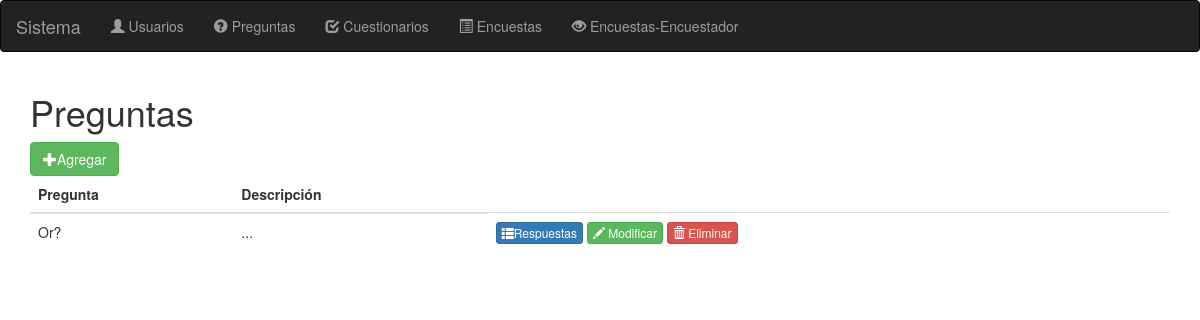
The page /index.php/pregunta on the database as committed earlier.
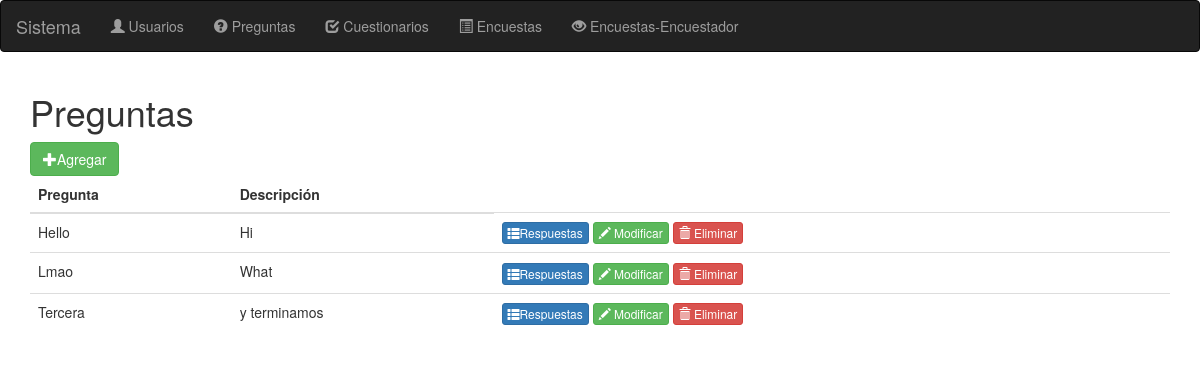
The same page on the database as committed later.
### tables this page shows
CREATE TABLE `pregunta` (
  `idPregunta` int(11) NOT NULL,
  `nombreCortoPregunta` varchar(200) NOT NULL,
  `descripcionPregunta` varchar(4000) NOT NULL
);

### application/controllers/pregunta.php (called while the page is built, shortened)
<?php
class Pregunta extends CI_Controller {
		function __construct(){
		$this->load->helper('form');
		$this->load->model('modelo_pregunta');
	}
	public function index(){
				$data['preguntas'] = $this->modelo_pregunta->obtenerPreguntas();
                $this->load->view('headers');
                $this->load->view('navbar');
				$this->load->view('pregunta/listaPreguntas',$data);
                $this->load->view('footer');
	}
}

### index.php (called while the page is built, shortened)
<?php
require_once BASEPATH.'core/CodeIgniter.php';

### application/models/modelo_pregunta.php (called while the page is built, shortened)
<?php if ( ! defined('BASEPATH')) exit ('No direct script access allowed');
class Modelo_pregunta extends CI_Model {
	function obtenerPreguntas(){
		$query = $this->db->get('pregunta');
		if($query -> num_rows() > 0) return $query;
		else return false;
	}
}
?>

### application/views/pregunta/listaPreguntas.php (the view, shortened to what this page needs)
    <?= form_open("/pregunta/recibirDatos") ?>
<div class="container">
    <div class="col-4">
        <h1>Preguntas</h1>
        <button type="submit" class="btn btn-success"><span class="glyphicon glyphicon-plus"></span>Agregar</button>
    </div>
            <table class="table">
                <thead>
                     <tr>
                        <th scope="col">Pregunta</th>
                        <th scope="col">Descripción</th>
                    </tr>
                </thead>
                <tbody>
                <?php
                    if($preguntas){
                        foreach ($preguntas->result() as $pregunta) { ?>
                    <tr>
                        <td><?php echo $pregunta->nombreCortoPregunta; ?></td>
                        <td><?php echo $pregunta->descripcionPregunta; ?></td>
                        <td>
                            <a class="btn btn-xs btn-primary" href="<?= base_url('/respuesta/verRespuestas/'.$pregunta->idPregunta) ?>"><span class="glyphicon glyphicon-th-list"></span>Respuestas</a>
                            <a class="btn btn-xs btn-success" href="<?= base_url() ?>"><span class="glyphicon glyphicon-pencil"></span> Modificar</a>
                            <a class="btn btn-xs btn-danger" href="<?= base_url('/pregunta/eliminar/'.$pregunta->idPregunta) ?>"><span class="glyphicon glyphicon-trash"></span> Eliminar</a>
                        </td>
                    </tr>
                    <?php }
                        }else{
                            echo "<p>No existen preguntas</p>";
                    }
                ?>
                </tbody>
            </table>
            <div class="col-xs-6 offset-6">
            </div>
    </div>
    <?= form_close() ?>

Rows that differ between the two databases and show on the page:
changed pregunta: nombreCortoPregunta "Or?" → "Hello"; descripcionPregunta "..." → "Hi"
added pregunta: nombreCortoPregunta "Lmao", descripcionPregunta "What"
added pregunta: nombreCortoPregunta "Tercera", descripcionPregunta "y terminamos"
